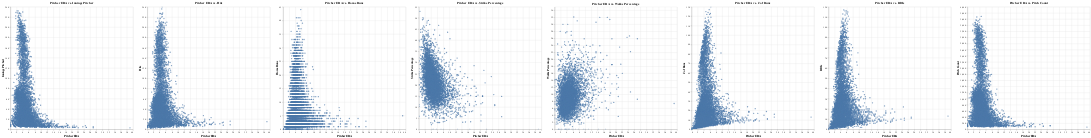

Notebook code cell kept with this figure:
### Markdown cell above
**Taking a look at the variables:**

Below, I have created scatterplots of all the independent variables vs. ERA (the target variable) to help identify trends and correlations.

### Code cell
import altair as alt

plot_ip = alt.Chart(baseball).mark_circle().encode(
    alt.X('p_era', axis=alt.Axis(title='Pitcher ERA')),
    alt.Y('p_formatted_ip', axis=alt.Axis(title='Innings Pitched'))
).properties(
    width=500,
    height=500,
    title='Pitcher ERA vs. Innings Pitcher'
).interactive()

plot_hit = alt.Chart(baseball).mark_circle().encode(
    alt.X('p_era', axis=alt.Axis(title='Pitcher ERA')),
    alt.Y('hit', axis=alt.Axis(title='Hits'))
).properties(
    width=500,
    height=500,
    title='Pitcher ERA vs. Hits'
).interactive()

plot_hr = alt.Chart(baseball).mark_circle().encode(
    alt.X('p_era', axis=alt.Axis(title='Pitcher ERA')),
    alt.Y('home_run', axis=alt.Axis(title='Home Runs'))
).properties(
    width=500,
    height=500,
    title='Pitcher ERA vs. Home Runs'
).interactive()

plot_k = alt.Chart(baseball).mark_circle().encode(
    alt.X('p_era', axis=alt.Axis(title='Pitcher ERA')),
    alt.Y('k_percent', axis=alt.Axis(title='Strike Percentage'))
).properties(
    width=500,
    height=500,
    title='Pitcher ERA vs. Strike Percentage'
).interactive()

plot_bb = alt.Chart(baseball).mark_circle().encode(
    alt.X('p_era', axis=alt.Axis(title='Pitcher ERA')),
    alt.Y('bb_percent', axis=alt.Axis(title='Walks Percentage'))
).properties(
    width=500,
    height=500,
    title='Pitcher ERA vs. Walks Percentage'
).interactive()

plot_run = alt.Chart(baseball).mark_circle().encode(
    alt.X('p_era', axis=alt.Axis(title='Pitcher ERA')),
    alt.Y('p_run', axis=alt.Axis(title='# of Runs'))
).properties(
    width=500,
    height=500,
    title='Pitcher ERA vs. # of Runs'
).interactive()

plot_rbi = alt.Chart(baseball).mark_circle().encode(
    alt.X('p_era', axis=alt.Axis(title='Pitcher ERA')),
    alt.Y('p_rbi', axis=alt.Axis(title='RBIs'))
).properties(
    width=500,
    height=500,
    title='Pitcher ERA vs. RBIs'
).interactive()

plot_count = alt.Chart(baseball).mark_circle().encode(
    alt.X('p_era', axis=alt.Axis(title='Pitcher ERA')),
    alt.Y('pitch_count', axis=alt.Axis(title='Pitch Count'))
).properties(
    width=500,
    height=500,
    title='Pitcher ERA vs. Pitch Count'
).interactive()


(plot_ip | plot_hit | plot_hr | plot_k | plot_bb | plot_run | plot_rbi | plot_count)

### Figure 1 — Vega-Lite specification as saved in the notebook (floating-point values rounded to 4 significant figures; data arrays with more than 128 entries replaced by an {"elided": "..."} marker saying what was removed)
{"config": {"view": {"continuousWidth": 400, "continuousHeight": 300}}, "hconcat": [{"mark": "circle", "encoding": {"x": {"axis": {"title": "Pitcher ERA"}, "field": "p_era", "type": "quantitative"}, "y": {"axis": {"title": "Innings Pitched"}, "field": "p_formatted_ip", "type": "quantitative"}}, "height": 500, "selection": {"selector014": {"type": "interval", "bind": "scales", "encodings": ["x", "y"]}}, "title": "Pitcher ERA vs. Innings Pitcher", "width": 500}, {"mark": "circle", "encoding": {"x": {"axis": {"title": "Pitcher ERA"}, "field": "p_era", "type": "quantitative"}, "y": {"axis": {"title": "Hits"}, "field": "hit", "type": "quantitative"}}, "height": 500, "selection": {"selector015": {"type": "interval", "bind": "scales", "encodings": ["x", "y"]}}, "title": "Pitcher ERA vs. Hits", "width": 500}, {"mark": "circle", "encoding": {"x": {"axis": {"title": "Pitcher ERA"}, "field": "p_era", "type": "quantitative"}, "y": {"axis": {"title": "Home Runs"}, "field": "home_run", "type": "quantitative"}}, "height": 500, "selection": {"selector016": {"type": "interval", "bind": "scales", "encodings": ["x", "y"]}}, "title": "Pitcher ERA vs. Home Runs", "width": 500}, {"mark": "circle", "encoding": {"x": {"axis": {"title": "Pitcher ERA"}, "field": "p_era", "type": "quantitative"}, "y": {"axis": {"title": "Strike Percentage"}, "field": "k_percent", "type": "quantitative"}}, "height": 500, "selection": {"selector017": {"type": "interval", "bind": "scales", "encodings": ["x", "y"]}}, "title": "Pitcher ERA vs. Strike Percentage", "width": 500}, {"mark": "circle", "encoding": {"x": {"axis": {"title": "Pitcher ERA"}, "field": "p_era", "type": "quantitative"}, "y": {"axis": {"title": "Walks Percentage"}, "field": "bb_percent", "type": "quantitative"}}, "height": 500, "selection": {"selector018": {"type": "interval", "bind": "scales", "encodings": ["x", "y"]}}, "title": "Pitcher ERA vs. Walks Percentage", "width": 500}, {"mark": "circle", "encoding": {"x": {"axis": {"title": "Pitcher ERA"}, "field": "p_era", "type": "quantitative"}, "y": {"axis": {"title": "# of Runs"}, "field": "p_run", "type": "quantitative"}}, "height": 500, "selection": {"selector019": {"type": "interval", "bind": "scales", "encodings": ["x", "y"]}}, "title": "Pitcher ERA vs. # of Runs", "width": 500}, {"mark": "circle", "encoding": {"x": {"axis": {"title": "Pitcher ERA"}, "field": "p_era", "type": "quantitative"}, "y": {"axis": {"title": "RBIs"}, "field": "p_rbi", "type": "quantitative"}}, "height": 500, "selection": {"selector020": {"type": "interval", "bind": "scales", "encodings": ["x", "y"]}}, "title": "Pitcher ERA vs. RBIs", "width": 500}, {"mark": "circle", "encoding": {"x": {"axis": {"title": "Pitcher ERA"}, "field": "p_era", "type": "quantitative"}, "y": {"axis": {"title": "Pitch Count"}, "field": "pitch_count", "type": "quantitative"}}, "height": 500, "selection": {"selector021": {"type": "interval", "bind": "scales", "encodings": ["x", "y"]}}, "title": "Pitcher ERA vs. Pitch Count", "width": 500}], "data": {"name": "data-95cb35cb943c98c0436357327c5b21e5"}, "$schema": "https://vega.github.io/schema/vega-lite/v4.17.0.json", "datasets": {"data-95cb35cb943c98c0436357327c5b21e5": {"elided": "6152 records"}}}
